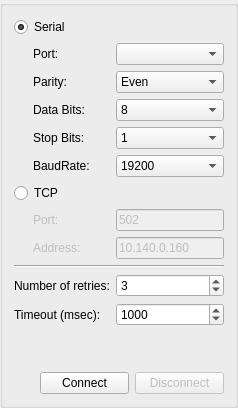
     <widget class="QGroupBox" name="settingsBox">
      <property name="title">
       <string/>
      </property>
      <layout class="QGridLayout" name="gridLayout_2">
       <item row="1" column="0">
        <spacer name="verticalSpacer">
         <property name="orientation">
          <enum>Qt::Vertical</enum>
         </property>
         <property name="sizeHint" stdset="0">
          <size>
           <width>20</width>
           <height>40</height>
          </size>
         </property>
        </spacer>
       </item>
       <item row="2" column="0">
        <spacer name="horizontalSpacer_4">
         <property name="orientation">
          <enum>Qt::Horizontal</enum>
         </property>
         <property name="sizeType">
          <enum>QSizePolicy::Maximum</enum>
         </property>
         <property name="sizeHint" stdset="0">
          <size>
           <width>20</width>
           <height>20</height>
          </size>
         </property>
        </spacer>
       </item>
       <item row="2" column="1">
        <widget class="QPushButton" name="connectButton">
         <property name="text">
          <string>Connect</string>
         </property>
         <property name="checkable">
          <bool>false</bool>
         </property>
         <property name="checked">
          <bool>false</bool>
         </property>
        </widget>
       </item>
       <item row="0" column="0" colspan="3">
        <widget class="QWidget" name="settingsWidget" native="true">
         <layout class="QHBoxLayout" name="horizontalLayout">
          <property name="leftMargin">
           <number>0</number>
          </property>
          <property name="topMargin">
           <number>0</number>
          </property>
          <property name="rightMargin">
           <number>0</number>
          </property>
          <property name="bottomMargin">
           <number>0</number>
          </property>
          <item>
           <layout class="QGridLayout" name="gridLayout">
            <item row="7" column="0">
             <spacer name="horizontalSpacer">
              <property name="orientation">
               <enum>Qt::Horizontal</enum>
              </property>
              <property name="sizeType">
               <enum>QSizePolicy::Maximum</enum>
              </property>
              <property name="sizeHint" stdset="0">
               <size>
                <width>13</width>
                <height>20</height>
               </size>
              </property>
             </spacer>
            </item>
            <item row="11" column="0" colspan="2">
             <widget class="QLabel" name="timeoutLabel">
              <property name="sizePolicy">
               <sizepolicy hsizetype="Preferred" vsizetype="Preferred">
                <horstretch>0</horstretch>
                <verstretch>0</verstretch>
               </sizepolicy>
              </property>
              <property name="text">
               <string>Timeout (msec):</string>
              </property>
              <property name="alignment">
               <set>Qt::AlignLeading|Qt::AlignLeft|Qt::AlignVCenter</set>
              </property>
              <property name="buddy">
               <cstring>timeoutSpin</cstring>
              </property>
             </widget>
            </item>
            <item row="7" column="1">
             <widget class="QLabel" name="tcpPortLabel">
              <property name="enabled">
               <bool>false</bool>
              </property>
              <property name="sizePolicy">
               <sizepolicy hsizetype="Preferred" vsizetype="Preferred">
                <horstretch>0</horstretch>
                <verstretch>0</verstretch>
               </sizepolicy>
              </property>
              <property name="text">
               <string>Port:</string>
              </property>
              <property name="alignment">
               <set>Qt::AlignLeading|Qt::AlignLeft|Qt::AlignVCenter</set>
              </property>
              <property name="buddy">
               <cstring>tcpPortEdit</cstring>
              </property>
             </widget>
            </item>
            <item row="1" column="0">
             <spacer name="horizontalSpacer_3">
              <property name="orientation">
               <enum>Qt::Horizontal</enum>
              </property>
              <property name="sizeType">
               <enum>QSizePolicy::Maximum</enum>
              </property>
              <property name="sizeHint" stdset="0">
               <size>
                <width>13</width>
                <height>20</height>
               </size>
              </property>
             </spacer>
            </item>
            <item row="8" column="2">
             <widget class="QLineEdit" name="tcpAddressEdit">
              <property name="enabled">
               <bool>false</bool>
              </property>
              <property name="sizePolicy">
               <sizepolicy hsizetype="Expanding" vsizetype="Fixed">
                <horstretch>0</horstretch>
                <verstretch>0</verstretch>
               </sizepolicy>
              </property>
              <property name="minimumSize">
               <size>
                <width>0</width>
                <height>0</height>
               </size>
              </property>
              <property name="text">
               <string>10.140.0.160</string>
              </property>
             </widget>
            </item>
            <item row="9" column="0" colspan="3">
             <widget class="Line" name="line">
              <property name="minimumSize">
               <size>
                <width>0</width>
                <height>0</height>
               </size>
              </property>
              <property name="orientation">
               <enum>Qt::Horizontal</enum>
              </property>
             </widget>
            </item>
            <item row="8" column="1">
             <widget class="QLabel" name="tcpAddressLabel">
              <property name="enabled">
               <bool>false</bool>
              </property>
              <property name="sizePolicy">
               <sizepolicy hsizetype="Preferred" vsizetype="Preferred">
                <horstretch>0</horstretch>
                <verstretch>0</verstretch>
               </sizepolicy>
              </property>
              <property name="text">
               <string>Address:</string>
              </property>
              <property name="alignment">
               <set>Qt::AlignLeading|Qt::AlignLeft|Qt::AlignVCenter</set>
              </property>
              <property name="buddy">
               <cstring>tcpAddressEdit</cstring>
              </property>
             </widget>
            </item>
            <item row="1" column="2">
             <widget class="QComboBox" name="serialPortCombo"/>
            </item>
            <item row="8" column="0">
             <spacer name="horizontalSpacer_2">
              <property name="orientation">
               <enum>Qt::Horizontal</enum>
              </property>
              <property name="sizeType">
               <enum>QSizePolicy::Maximum</enum>
              </property>
              <property name="sizeHint" stdset="0">
               <size>
                <width>13</width>
                <height>20</height>
               </size>
              </property>
             </spacer>
            </item>
            <item row="7" column="2">
             <widget class="QLineEdit" name="tcpPortEdit">
              <property name="enabled">
               <bool>false</bool>
              </property>
              <property name="sizePolicy">
               <sizepolicy hsizetype="Expanding" vsizetype="Fixed">
                <horstretch>0</horstretch>
                <verstretch>0</verstretch>
               </sizepolicy>
              </property>
              <property name="minimumSize">
               <size>
                <width>0</width>
                <height>0</height>
               </size>
              </property>
              <property name="text">
               <string>502</string>
              </property>
             </widget>
            </item>
            <item row="1" column="1">
             <widget class="QLabel" name="serialPortLabel">
              <property name="sizePolicy">
               <sizepolicy hsizetype="Preferred" vsizetype="Preferred">
                <horstretch>0</horstretch>
                <verstretch>0</verstretch>
               </sizepolicy>
              </property>
              <property name="text">
               <string>Port:</string>
              </property>
              <property name="alignment">
               <set>Qt::AlignLeading|Qt::AlignLeft|Qt::AlignVCenter</set>
              </property>
              <property name="buddy">
               <cstring>serialPortCombo</cstring>
              </property>
             </widget>
            </item>
            <item row="11" column="2">
             <widget class="QSpinBox" name="timeoutSpin">
              <property name="sizePolicy">
               <sizepolicy hsizetype="Expanding" vsizetype="Fixed">
                <horstretch>0</horstretch>
                <verstretch>0</verstretch>
               </sizepolicy>
              </property>
              <property name="minimumSize">
               <size>
                <width>0</width>
                <height>0</height>
               </size>
              </property>
              <property name="minimum">
               <number>50</number>
              </property>
              <property name="maximum">
               <number>100000</number>
              </property>
              <property name="value">
               <number>1000</number>
              </property>
             </widget>
            </item>
            <item row="0" column="0" colspan="2">
             <widget class="QRadioButton" name="serialRadio">
              <property name="sizePolicy">
               <sizepolicy hsizetype="Maximum" vsizetype="Fixed">
                <horstretch>0</horstretch>
                <verstretch>0</verstretch>
               </sizepolicy>
              </property>
              <property name="text">
               <string>Serial</string>
              </property>
              <property name="checked">
               <bool>true</bool>
              </property>
             </widget>
            </item>
            <item row="10" column="0" colspan="2">
             <widget class="QLabel" name="retriesLabel">
              <property name="enabled">
               <bool>true</bool>
              </property>
              <property name="sizePolicy">
               <sizepolicy hsizetype="Preferred" vsizetype="Preferred">
                <horstretch>0</horstretch>
                <verstretch>0</verstretch>
               </sizepolicy>
              </property>
              <property name="text">
               <string>Number of retries:</string>
              </property>
              <property name="alignment">
               <set>Qt::AlignLeading|Qt::AlignLeft|Qt::AlignVCenter</set>
              </property>
              <property name="buddy">
               <cstring>retriesSpin</cstring>
              </property>
             </widget>
            </item>
            <item row="6" column="0" colspan="2">
             <widget class="QRadioButton" name="tcpRadio">
              <property name="sizePolicy">
               <sizepolicy hsizetype="Maximum" vsizetype="Fixed">
                <horstretch>0</horstretch>
                <verstretch>0</verstretch>
               </sizepolicy>
              </property>
              <property name="text">
               <string>TCP</string>
              </property>
             </widget>
            </item>
            <item row="10" column="2">
             <widget class="QSpinBox" name="retriesSpin">
              <property name="enabled">
               <bool>true</bool>
              </property>
              <property name="sizePolicy">
               <sizepolicy hsizetype="Expanding" vsizetype="Fixed">
                <horstretch>0</horstretch>
                <verstretch>0</verstretch>
               </sizepolicy>
              </property>
              <property name="minimumSize">
               <size>
                <width>0</width>
                <height>0</height>
               </size>
              </property>
              <property name="value">
               <number>3</number>
              </property>
             </widget>
            </item>
            <item row="2" column="1">
             <widget class="QLabel" name="parityLabel">
              <property name="text">
               <string>Parity:</string>
              </property>
              <property name="buddy">
               <cstring>parityCombo</cstring>
              </property>
             </widget>
            </item>
            <item row="3" column="1">
             <widget class="QLabel" name="dataBitsLabel">
              <property name="text">
               <string>Data Bits:</string>
              </property>
              <property name="buddy">
               <cstring>dataBitsCombo</cstring>
              </property>
             </widget>
            </item>
            <item row="4" column="1">
             <widget class="QLabel" name="stopBitsLabel">
              <property name="text">
               <string>Stop Bits:</string>
              </property>
              <property name="buddy">
               <cstring>stopBitsCombo</cstring>
              </property>
             </widget>
            </item>
            <item row="5" column="1">
             <widget class="QLabel" name="baudRateLabel">
              <property name="text">
               <string>BaudRate:</string>
              </property>
              <property name="buddy">
               <cstring>baudRateCombo</cstring>
              </property>
             </widget>
            </item>
            <item row="2" column="2">
             <widget class="QComboBox" name="parityCombo">
              <property name="currentIndex">
               <number>1</number>
              </property>
              <item>
               <property name="text">
                <string>No</string>
               </property>
              </item>
              <item>
               <property name="text">
                <string>Even</string>
               </property>
              </item>
              <item>
               <property name="text">
                <string>Odd</string>
               </property>
              </item>
              <item>
               <property name="text">
                <string>Space</string>
               </property>
              </item>
              <item>
               <property name="text">
                <string>Mark</string>
               </property>
              </item>
             </widget>
            </item>
            <item row="3" column="2">
             <widget class="QComboBox" name="dataBitsCombo">
              <property name="currentIndex">
               <number>3</number>
              </property>
              <item>
               <property name="text">
                <string>5</string>
               </property>
              </item>
              <item>
               <property name="text">
                <string>6</string>
               </property>
              </item>
              <item>
               <property name="text">
                <string>7</string>
               </property>
              </item>
              <item>
               <property name="text">
                <string>8</string>
               </property>
              </item>
             </widget>
            </item>
            <item row="4" column="2">
             <widget class="QComboBox" name="stopBitsCombo">
              <item>
               <property name="text">
                <string>1</string>
               </property>
              </item>
              <item>
               <property name="text">
                <string>3</string>
               </property>
              </item>
              <item>
               <property name="text">
                <string>2</string>
               </property>
              </item>
             </widget>
            </item>
            <item row="5" column="2">
             <widget class="QComboBox" name="baudRateCombo">
              <property name="currentIndex">
               <number>4</number>
              </property>
              <item>
               <property name="text">
                <string>1200</string>
               </property>
              </item>
              <item>
               <property name="text">
                <string>2400</string>
               </property>
              </item>
              <item>
               <property name="text">
                <string>4800</string>
               </property>
              </item>
              <item>
               <property name="text">
                <string>9600</string>
               </property>
              </item>
              <item>
               <property name="text">
                <string>19200</string>
               </property>
              </item>
              <item>
               <property name="text">
                <string>38400</string>
               </property>
              </item>
              <item>
               <property name="text">
                <string>57600</string>
               </property>
              </item>
              <item>
               <property name="text">
                <string>115200</string>
               </property>
              </item>
             </widget>
            </item>
           </layout>
          </item>
         </layout>
        </widget>
       </item>
       <item row="2" column="2">
        <widget class="QPushButton" name="disconnectButton">
         <property name="enabled">
          <bool>false</bool>
         </property>
         <property name="text">
          <string>Disconnect</string>
         </property>
        </widget>
       </item>
      </layout>
     </widget>
